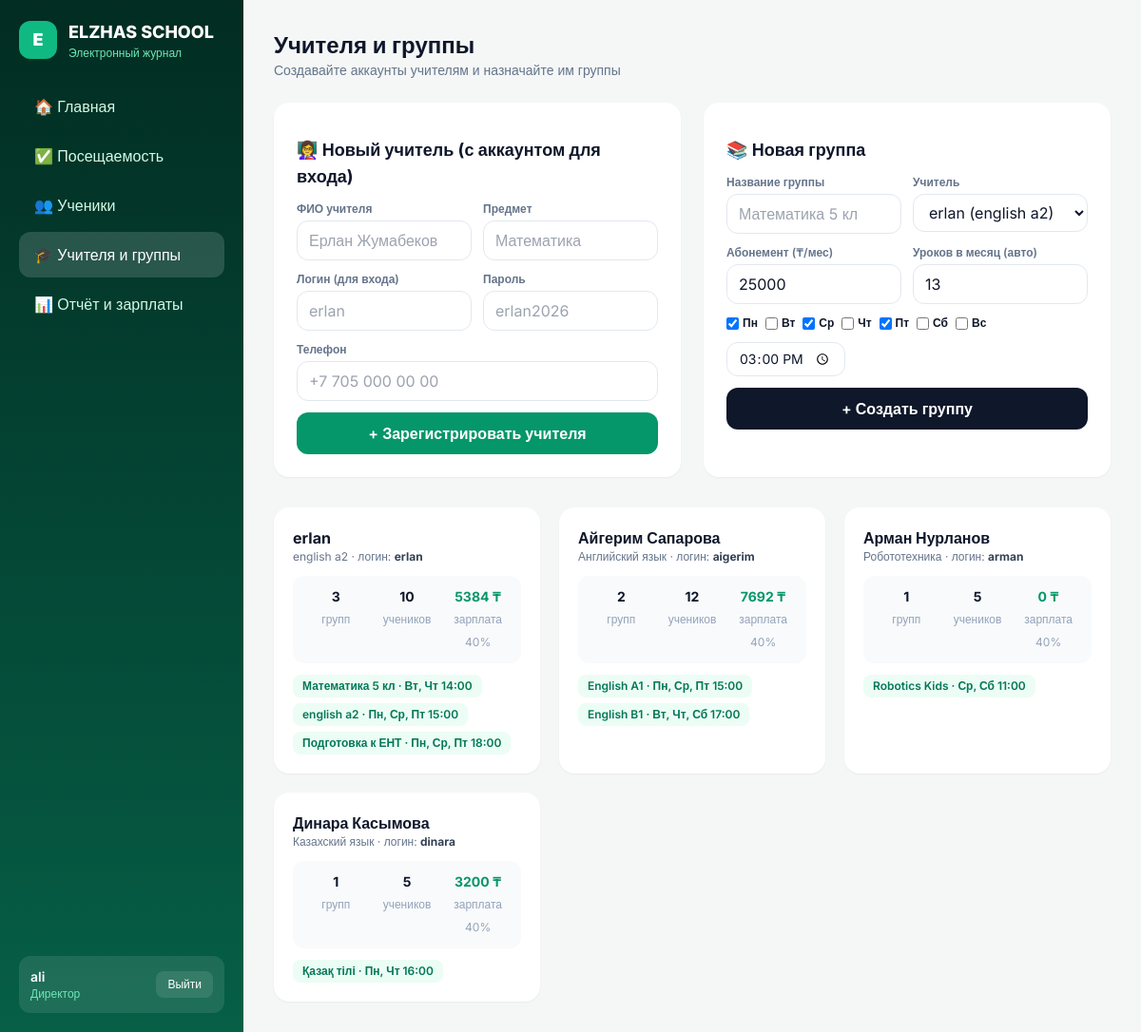
/teachers/ (signed in), run on the app's committed database.
### journal/models.py (models this page shows, shortened)
class Teacher(models.Model):
    user = models.OneToOneField(
        settings.AUTH_USER_MODEL,
        on_delete=models.CASCADE,      # удалили аккаунт → удалился учитель
        related_name="teacher",
        verbose_name="Аккаунт",
    )
    full_name = models.CharField("ФИО", max_length=150)
    subject = models.CharField("Предмет", max_length=100)
    phone = models.CharField("Телефон", max_length=20, blank=True)
    class Meta:
        verbose_name = "Учитель"
        verbose_name_plural = "Учителя"
        ordering = ["full_name"]

class Group(models.Model):
    name = models.CharField("Название", max_length=100)
    teacher = models.ForeignKey(
        Teacher,
        on_delete=models.PROTECT,      # нельзя удалить учителя, пока у него есть группы
        related_name="groups",
        verbose_name="Учитель",
    )
    monthly_fee = models.PositiveIntegerField("Абонемент в месяц, ₸")
    default_lessons = models.PositiveSmallIntegerField(
        "Уроков в месяц (по умолчанию)",
        default=12,
        validators=[MinValueValidator(1)],
    )
    lesson_time = models.TimeField("Время урока")
    mon = models.BooleanField("Пн", default=False)
    tue = models.BooleanField("Вт", default=False)
    wed = models.BooleanField("Ср", default=False)
    thu = models.BooleanField("Чт", default=False)
    fri = models.BooleanField("Пт", default=False)
    sat = models.BooleanField("Сб", default=False)
    sun = models.BooleanField("Вс", default=False)
    class Meta:
        verbose_name = "Группа"
        verbose_name_plural = "Группы"
        ordering = ["lesson_time", "name"]
    def weekdays(self):
        flags = [self.mon, self.tue, self.wed, self.thu, self.fri, self.sat, self.sun]
        return [i for i, on in enumerate(flags) if on]
    def weekdays_display(self):
        names = ["Пн", "Вт", "Ср", "Чт", "Пт", "Сб", "Вс"]
        return ", ".join(names[i] for i in self.weekdays())
    def lessons_in_month(self, month: str) -> int:
        custom = self.month_lessons.filter(month=month).first()
        if custom:
            return custom.lessons
        active_days = set(self.weekdays())  # например, {0, 2, 4} для Пн, Ср, Пт
        if not active_days:
            return self.default_lessons
        year, mon = map(int, month.split("-"))
        _, days_in_month = calendar.monthrange(year, mon)
        count = sum(
            1 for day in range(1, days_in_month + 1)
            if calendar.weekday(year, mon, day) in active_days
        )
        return count or self.default_lessons

### journal/views.py (the view)
# urls.py: path('teachers/', views.teachers_view, name='teachers'),
@login_required
def teachers_view(request):
    if not (request.user.is_superuser or request.user.is_staff):
        return HttpResponseForbidden("Только для директора")
    month = request.GET.get("month") or current_month_str()
    teachers_data = []
    for t in Teacher.objects.select_related("user").prefetch_related("groups__students"):
        t_groups = list(t.groups.all())
        students_count = sum(g.students.filter(is_active=True).count() for g in t_groups)
        salary = sum(group_month_report(g, month)["teacher_share"] for g in t_groups)
        teachers_data.append({
            "teacher": t,
            "groups": t_groups,
            "students_count": students_count,
            "salary": salary,
        })
    return render(request, "journal/teachers.html", {
        "page": "teachers",
        "month": month,
        "teachers_data": teachers_data,
        "all_teachers": Teacher.objects.all(),
        "error": request.GET.get("error"),
    })

### journal/services.py (called while the page is built)
def current_month_str() -> str:
    today = date.today()
    return f"{today.year:04d}-{today.month:02d}"

def group_month_report(group: Group, month: str) -> dict:
    students = group.students.filter(is_active=True)
    lessons_norm = group.lessons_in_month(month)
    total_visits = 0
    revenue = 0
    for s in students:
        st = student_month_stats(s, month)
        total_visits += st["present"]
        revenue += st["paid_amount"]
    t_pct = getattr(settings, "TEACHER_PERCENT", 40)
    c_pct = getattr(settings, "CENTER_PERCENT", 60)
    teacher_share = round(revenue * t_pct / 100)
    center_share = round(revenue * c_pct / 100)
    return {
        "group": group,
        "students_count": students.count(),
        "lessons_norm": lessons_norm,
        "visits": total_visits,
        "revenue": revenue,
        "teacher_share": teacher_share,
        "center_share": center_share,
    }

### templates/journal/teachers.html (shortened to what this page needs)
{% extends "base.html" %}
{% block content %}
<div class="mb-6">
  <h1 class="text-2xl font-bold">Учителя и группы</h1>
  <p class="text-sm text-slate-500">Создавайте аккаунты учителям и назначайте им группы</p>
</div>
<div class="grid grid-cols-1 lg:grid-cols-2 gap-6 mb-8">
  <form method="post" action="{% url 'add_teacher' %}" class="bg-white rounded-2xl p-6 shadow-sm space-y-3">
    <h2 class="font-bold text-lg">👩‍🏫 Новый учитель (с аккаунтом для входа)</h2>
    <div class="grid grid-cols-1 sm:grid-cols-2 gap-3">
      <div>
        <label class="block text-xs font-semibold text-slate-500 mb-1">ФИО учителя</label>
        <input type="text" name="full_name" required placeholder="Ерлан Жумабеков" class="w-full px-3 py-2 rounded-xl border border-slate-200">
      </div>
      <div>
        <label class="block text-xs font-semibold text-slate-500 mb-1">Предмет</label>
        <input type="text" name="subject" required placeholder="Математика" class="w-full px-3 py-2 rounded-xl border border-slate-200">
      </div>
      <div>
        <label class="block text-xs font-semibold text-slate-500 mb-1">Логин (для входа)</label>
        <input type="text" name="username" required placeholder="erlan" class="w-full px-3 py-2 rounded-xl border border-slate-200">
      </div>
      <div>
        <label class="block text-xs font-semibold text-slate-500 mb-1">Пароль</label>
        <input type="text" name="password" required placeholder="erlan2026" class="w-full px-3 py-2 rounded-xl border border-slate-200">
      </div>
    </div>
    <div>
      <label class="block text-xs font-semibold text-slate-500 mb-1">Телефон</label>
      <input type="text" name="phone" placeholder="+7 705 000 00 00" class="w-full px-3 py-2 rounded-xl border border-slate-200">
    </div>
    <button type="submit" class="w-full bg-emerald-600 hover:bg-emerald-700 text-white font-semibold py-2.5 rounded-xl">
      + Зарегистрировать учителя
    </button>
  </form>
  <form id="group-form" method="post" action="{% url 'add_group' %}" class="bg-white rounded-2xl p-6 shadow-sm space-y-3">
    <h2 class="font-bold text-lg">📚 Новая группа</h2>
    <div class="grid grid-cols-1 sm:grid-cols-2 gap-3">
      <div>
        <label class="block text-xs font-semibold text-slate-500 mb-1">Название группы</label>
        <input type="text" name="name" required placeholder="Математика 5 кл" class="w-full px-3 py-2 rounded-xl border border-slate-200">
      </div>
      <div>
        <label class="block text-xs font-semibold text-slate-500 mb-1">Учитель</label>
        <select name="teacher_id" required class="w-full px-3 py-2 rounded-xl border border-slate-200 bg-white">
          {% for t in all_teachers %}
            <option value="{{ t.id }}">{{ t.full_name }} ({{ t.subject }})</option>
          {% endfor %}
        </select>
      </div>
      <div>
        <label class="block text-xs font-semibold text-slate-500 mb-1">Абонемент (₸/мес)</label>
        <input type="number" name="monthly_fee" value="25000" required class="w-full px-3 py-2 rounded-xl border border-slate-200">
      </div>
      <div>
        <label class="block text-xs font-semibold text-slate-500 mb-1">Уроков в месяц (авто)</label>
        <input id="lessons-input" type="number" name="default_lessons" value="12" required class="w-full px-3 py-2 rounded-xl border border-slate-200">
      </div>
    </div>
    <div class="flex flex-wrap items-center justify-between gap-3">
      <div class="flex gap-2 text-xs font-semibold">
        <label class="flex items-center gap-1 cursor-pointer"><input type="checkbox" name="mon" checked> Пн</label>
        <label class="flex items-center gap-1 cursor-pointer"><input type="checkbox" name="tue"> Вт</label>
        <label class="flex items-center gap-1 cursor-pointer"><input type="checkbox" name="wed" checked> Ср</label>
        <label class="flex items-center gap-1 cursor-pointer"><input type="checkbox" name="thu"> Чт</label>
        <label class="flex items-center gap-1 cursor-pointer"><input type="checkbox" name="fri" checked> Пт</label>
        <label class="flex items-center gap-1 cursor-pointer"><input type="checkbox" name="sat"> Сб</label>
        <label class="flex items-center gap-1 cursor-pointer"><input type="checkbox" name="sun"> Вс</label>
      </div>
      <input type="time" name="lesson_time" value="15:00" class="px-3 py-1.5 rounded-xl border border-slate-200 text-sm">
    </div>
    <button type="submit" class="w-full bg-slate-900 hover:bg-slate-800 text-white font-semibold py-2.5 rounded-xl">
      + Создать группу
    </button>
  </form>
</div>
<div class="grid grid-cols-1 md:grid-cols-2 lg:grid-cols-3 gap-5">
  {% for item in teachers_data %}
  <div class="bg-white rounded-2xl p-5 shadow-sm">
    <div class="flex items-center justify-between mb-3">
      <div>
        <div class="font-bold text-base">{{ item.teacher.full_name }}</div>
        <div class="text-xs text-slate-500">{{ item.teacher.subject }} · логин: <b class="text-slate-700">{{ item.teacher.user.username }}</b></div>
      </div>
    </div>
    <div class="grid grid-cols-3 gap-2 text-center bg-slate-50 rounded-xl p-3 mb-3">
      <div><b class="block text-sm">{{ item.groups|length }}</b><span class="text-xs text-slate-400">групп</span></div>
      <div><b class="block text-sm">{{ item.students_count }}</b><span class="text-xs text-slate-400">учеников</span></div>
      <div><b class="block text-sm text-emerald-600">{{ item.salary }} ₸</b><span class="text-xs text-slate-400">зарплата 40%</span></div>
    </div>
    <div class="flex flex-wrap gap-1.5">
      {% for g in item.groups %}
        <span class="bg-emerald-50 text-emerald-700 px-2.5 py-1 rounded-lg text-xs font-semibold">
          {{ g.name }} · {{ g.weekdays_display }} {{ g.lesson_time|time:"H:i" }}
        </span>
      {% empty %}
        <span class="text-xs text-slate-400">Нет групп</span>
      {% endfor %}
    </div>
  </div>
  {% endfor %}
</div>
{% endblock %}

### templates/base.html (shortened to what this page needs)
<!DOCTYPE html>
<html lang="ru">
<head>
  <script src="https://cdn.tailwindcss.com"></script>
</head>
<body class="text-slate-900 min-h-screen flex flex-col md:flex-row">
  <aside class="hidden md:flex md:w-64 bg-gradient-to-b from-emerald-950 to-emerald-800 text-emerald-100 flex-col p-5 sticky top-0 h-screen">
    <div class="flex items-center gap-3 text-white font-extrabold text-lg pb-6">
      <div class="w-10 h-10 rounded-xl bg-emerald-500 flex items-center justify-center text-white font-black">E</div>
      <div>ELZHAS SCHOOL<span class="block text-xs font-normal text-emerald-300">Электронный журнал</span></div>
    </div>
    <nav class="space-y-1 flex-1">
      <a href="{% url 'dashboard' %}" class="flex items-center gap-3 px-4 py-3 rounded-xl font-medium {% if page == 'dashboard' %}bg-white/15 text-white{% else %}hover:bg-white/10{% endif %}">
        🏠 Главная
      </a>
      <a href="{% url 'attendance' %}" class="flex items-center gap-3 px-4 py-3 rounded-xl font-medium {% if page == 'attendance' %}bg-white/15 text-white{% else %}hover:bg-white/10{% endif %}">
        ✅ Посещаемость
      </a>
      <a href="{% url 'students' %}" class="flex items-center gap-3 px-4 py-3 rounded-xl font-medium {% if page == 'students' %}bg-white/15 text-white{% else %}hover:bg-white/10{% endif %}">
        👥 Ученики
      </a>
      {% if user.is_superuser or user.is_staff %}
      <a href="{% url 'teachers' %}" class="flex items-center gap-3 px-4 py-3 rounded-xl font-medium {% if page == 'teachers' %}bg-white/15 text-white{% else %}hover:bg-white/10{% endif %}">
        🎓 Учителя и группы
      </a>
      {% endif %}
      <a href="{% url 'report' %}" class="flex items-center gap-3 px-4 py-3 rounded-xl font-medium {% if page == 'report' %}bg-white/15 text-white{% else %}hover:bg-white/10{% endif %}">
        📊 Отчёт и зарплаты
      </a>
    </nav>
    <div class="bg-white/10 rounded-xl p-3 flex items-center justify-between">
      <div class="truncate">
        <div class="text-white font-semibold text-sm truncate">{{ user.username }}</div>
        <div class="text-xs text-emerald-300">{% if user.is_superuser or user.is_staff %}Директор{% else %}Учитель{% endif %}</div>
      </div>
      <form method="post" action="{% url 'logout' %}">
        <button type="submit" class="text-xs bg-white/10 hover:bg-white/20 text-white px-3 py-1.5 rounded-lg">Выйти</button>
      </form>
    </div>
  </aside>
  <main class="flex-1 p-4 md:p-8 pb-24 md:pb-8 max-w-6xl w-full mx-auto">
    {% block content %}{% endblock %}
  </main>
</body>
</html>

### templates/base.html (style rules this page uses)
body { font-family: 'Inter', sans-serif; background: #f4f7f6; }

### data on the page
Teacher: teacher.full_name "erlan", teacher.subject "english a2", teacher.user.username "erlan", groups|length "3", students_count "10", salary "5384"
Group: name "Математика 5 кл", weekdays_display "Вт, Чт", lesson_time "14:00"
Group: name "english a2", weekdays_display "Пн, Ср, Пт", lesson_time "15:00"
Group: name "Подготовка к ЕНТ", weekdays_display "Пн, Ср, Пт", lesson_time "18:00"
Teacher: teacher.full_name "Айгерим Сапарова", teacher.subject "Английский язык", teacher.user.username "aigerim", groups|length "2", students_count "12", salary "7692"
Group: name "English A1", weekdays_display "Пн, Ср, Пт", lesson_time "15:00"
Group: name "English B1", weekdays_display "Вт, Чт, Сб", lesson_time "17:00"
Teacher: teacher.full_name "Арман Нурланов", teacher.subject "Робототехника", teacher.user.username "arman", groups|length "1", students_count "5", salary "0"
Group: name "Robotics Kids", weekdays_display "Ср, Сб", lesson_time "11:00"
Teacher: teacher.full_name "Динара Касымова", teacher.subject "Казахский язык", teacher.user.username "dinara", groups|length "1", students_count "5", salary "3200"
Group: name "Қазақ тілі", weekdays_display "Пн, Чт", lesson_time "16:00"

### other printed values
{{ user.username }} "ali"
form field teacher_id "erlan (english a2)"
